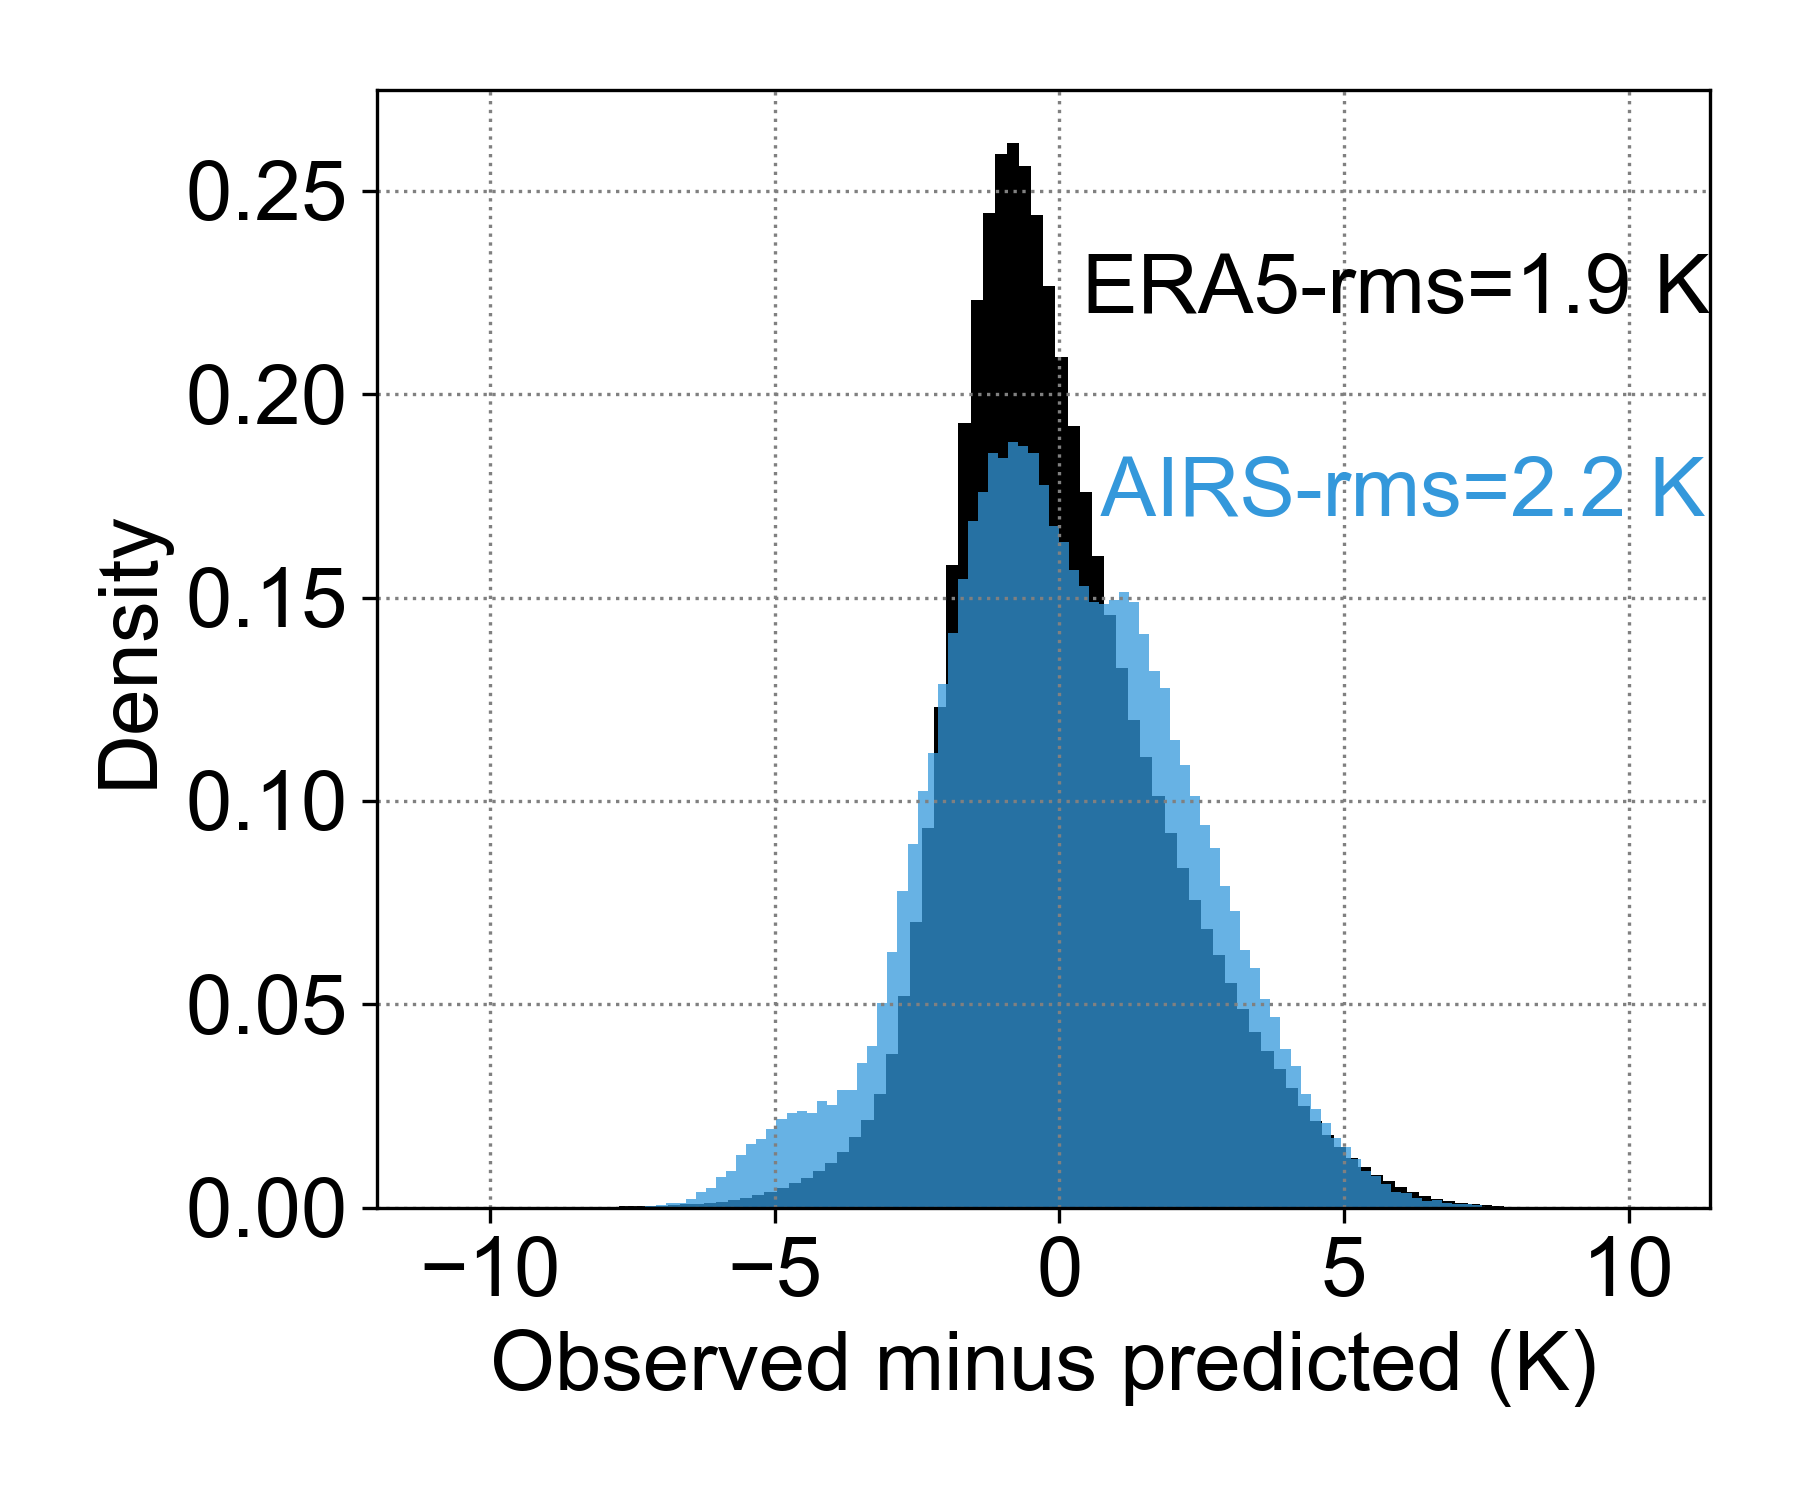

This figure's Python source:
from matplotlib import pyplot as plt
import os
import sys
import pandas as pd
import numpy as np
import matplotlib
dir_app = os.path.dirname(sys.argv[0])
matplotlib.rc('font',**{'family':'Arial','size' : 20})

airs = os.path.join(dir_app,'result\\airs_residual.csv')
efmwf = os.path.join(dir_app,'result\\ecmwf_residual.csv')
df_airs = pd.read_csv(airs)
df_ecmw = pd.read_csv(efmwf)
std_airs = np.std(df_airs['tm'])
std_ecmw = np.std(df_ecmw['tm'])
avg_airs = np.mean(df_airs['tm'])
avg_ecmw = np.mean(df_ecmw['tm'])

cl01='black'
cl02='#3498DB'

fig, ax = plt.subplots();
fig.set_size_inches(6,5)
# the histogram of the data
plt.hist(df_ecmw['tm'], 100, density=True, facecolor=cl01)
plt.hist(df_airs['tm'], 100, density=True, facecolor=cl02, alpha=0.75)

plt.grid(color='gray', linestyle=':')
plt.xlabel('Observed minus predicted (K)')
plt.ylabel('Density')
#plt.title('Residual distribution',fontweight="bold")
#plt.title('(b)')
plt.text(0.4,.22, f'ERA5-rms={std_ecmw:.1f} K')
plt.text(0.4,.17, f' AIRS-rms={std_airs:.1f} K',fontdict={'color':  cl02})
plt.tight_layout()
plt.savefig(os.path.join(dir_app, 'tm_residual.png'), dpi=300)
plt.show()
